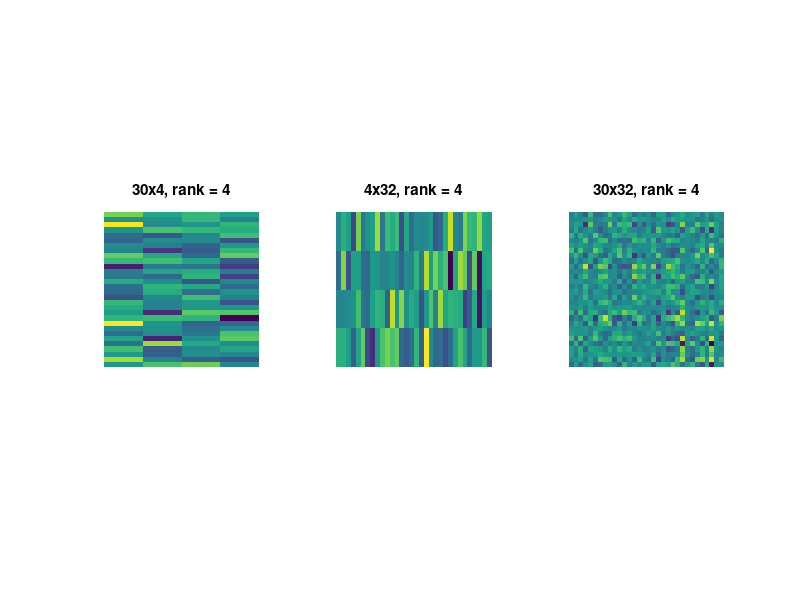

This chart was generated by the following MATLAB code:
% more about rank

% singular 2x2 matrix
smallmat = [1 3; 2 6];

rank(smallmat)
det(smallmat)

% reduced-rank matrix
M1 = randn(30, 4);
M2 = randn(4, 32);

bigMat = M1 * M2;
size(bigMat)
rank(bigMat)

figure(4), clf
subplot(131), imagesc(M1), axis square, axis off
title([num2str(size(M1, 1)) 'x' num2str(size(M1, 2)) ', rank = ' num2str(rank(M1))])

subplot(132), imagesc(M2), axis square, axis off
title([num2str(size(M2, 1)) 'x' num2str(size(M2, 2)) ', rank = ' num2str(rank(M2))])

subplot(133), imagesc(bigMat), axis square, axis off
title([num2str(size(bigMat, 1)) 'x' num2str(size(bigMat, 2)) ', rank = ' num2str(rank(bigMat))])
